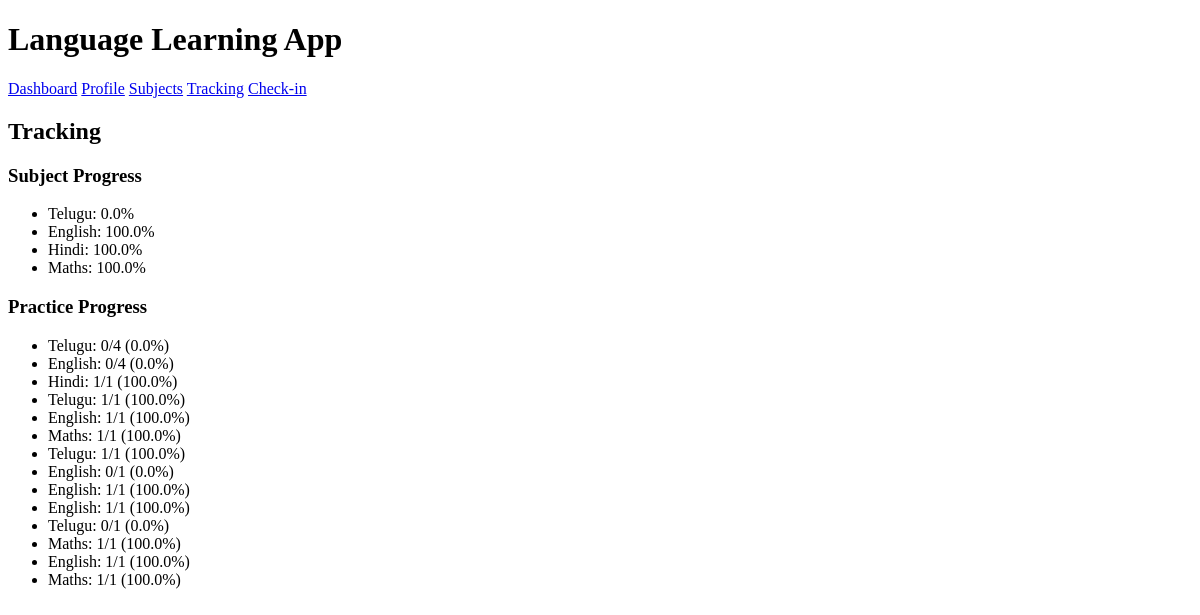
Screenshot of /tracking (signed in) with the database file from the repository.
### tables this page shows
CREATE TABLE progress (
                id INTEGER PRIMARY KEY AUTOINCREMENT,
                user_id INTEGER,
                subject TEXT,
                percentage REAL,
                FOREIGN KEY(user_id) REFERENCES users(id)
            );

CREATE TABLE practice 
                 (user_id INTEGER, subject TEXT, correct INTEGER, total INTEGER, FOREIGN KEY(user_id) REFERENCES users(id));

### app.py (the view)
@app.route('/tracking')
def tracking():
    if 'user_id' not in session:
        return redirect(url_for('login'))
    conn = sqlite3.connect('database.db')
    c = conn.cursor()
    try:
        c.execute("SELECT subject, percentage FROM progress WHERE user_id = ?", (session['user_id'],))
        subject_progress = c.fetchall()
        c.execute("SELECT subject, correct, total FROM practice WHERE user_id = ?", (session['user_id'],))
        practice_progress = c.fetchall()
    except sqlite3.OperationalError as e:
        logging.error(f"OperationalError during tracking: {e}")
        flash('Database error. Please try again.', 'error')
        subject_progress = []
        practice_progress = []
    finally:
        conn.close()
    try:
        return render_template('tracking.html', subject_progress=subject_progress,
                              practice_progress=practice_progress)
    except TemplateNotFound as e:
        logging.error(f"TemplateNotFound in tracking: {e}")
        flash('Tracking template not found. Please contact support.', 'error')
        return redirect(url_for('dashboard'))

### templates/tracking.html (shortened to what this page needs)
{% extends "base.html" %}
{% block content %}
<h2>Tracking</h2>
<h3>Subject Progress</h3>
<ul>
    {% for subject, percentage in subject_progress %}
    <li>{{ subject|capitalize }}: {{ percentage }}%</li>
    {% endfor %}
</ul>
<h3>Practice Progress</h3>
<ul>
    {% for subject, correct, total in practice_progress %}
    <li>{{ subject|capitalize }}: {{ correct }}/{{ total }} ({{ (correct/total*100)|round(2) }}%)</li>
    {% endfor %}
</ul>
{% endblock %}

### templates/base.html (shortened to what this page needs)
<!DOCTYPE html>
<html lang="en">
<head>
    <link rel="stylesheet" href="{{ url_for('static', filename='css/style.css') }}">
</head>
<body>
    <header>
        <h1>Language Learning App</h1>
        {% if session.user_id %}
        <nav>
            <a href="{{ url_for('dashboard') }}">Dashboard</a>
            <a href="{{ url_for('profile') }}">Profile</a>
            <a href="{{ url_for('subjects') }}">Subjects</a>
            <a href="{{ url_for('tracking') }}">Tracking</a>
            <a href="{{ url_for('checkin') }}">Check-in</a>
        </nav>
        {% endif %}
    </header>
    <main>
        {% block content %}
        {% endblock %}
    </main>
</body>
</html>

### rows the page displays
progress: subject "Telugu", percentage "0.0"
progress: subject "English", percentage "100.0"
progress: subject "Hindi", percentage "100.0"
progress: subject "Maths", percentage "100.0"
practice: subject "Telugu", correct "0", total "4", (correct/total*100)|round(2) "0.0"
practice: subject "English", correct "0", total "4", (correct/total*100)|round(2) "0.0"
practice: subject "Hindi", correct "1", total "1", (correct/total*100)|round(2) "100.0"
practice: subject "Telugu", correct "1", total "1", (correct/total*100)|round(2) "100.0"
practice: subject "English", correct "1", total "1", (correct/total*100)|round(2) "100.0"
practice: subject "Maths", correct "1", total "1", (correct/total*100)|round(2) "100.0"
practice: subject "Telugu", correct "1", total "1", (correct/total*100)|round(2) "100.0"
practice: subject "English", correct "0", total "1", (correct/total*100)|round(2) "0.0"
practice: subject "English", correct "1", total "1", (correct/total*100)|round(2) "100.0"
practice: subject "English", correct "1", total "1", (correct/total*100)|round(2) "100.0"
practice: subject "Telugu", correct "0", total "1", (correct/total*100)|round(2) "0.0"
practice: subject "Maths", correct "1", total "1", (correct/total*100)|round(2) "100.0"
practice: subject "English", correct "1", total "1", (correct/total*100)|round(2) "100.0"
practice: subject "Maths", correct "1", total "1", (correct/total*100)|round(2) "100.0"
